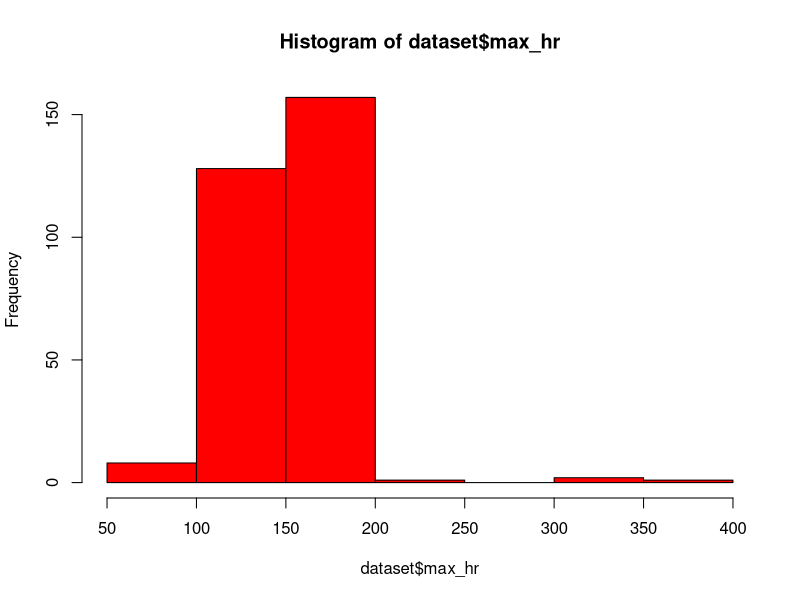
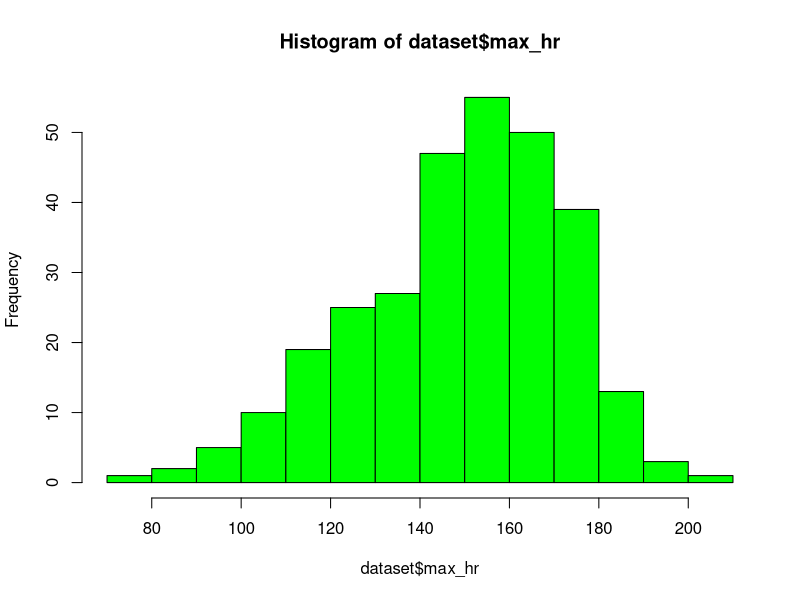
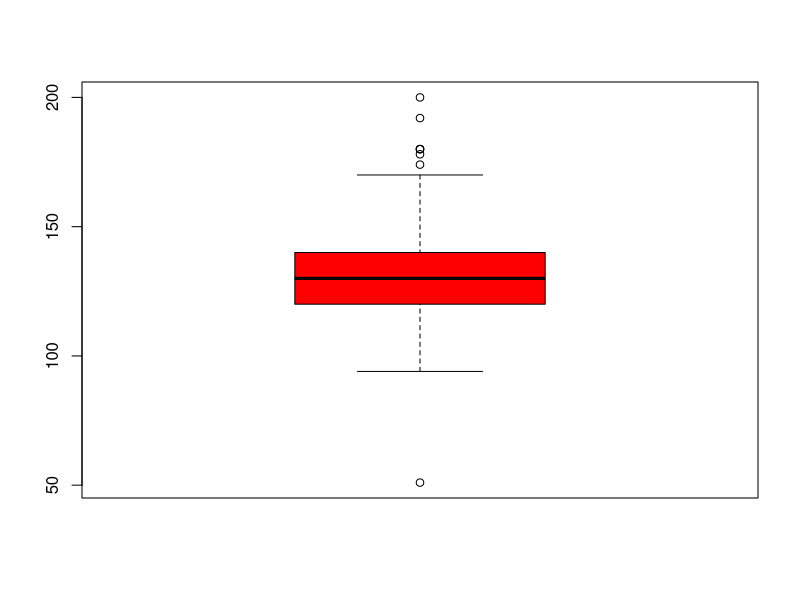
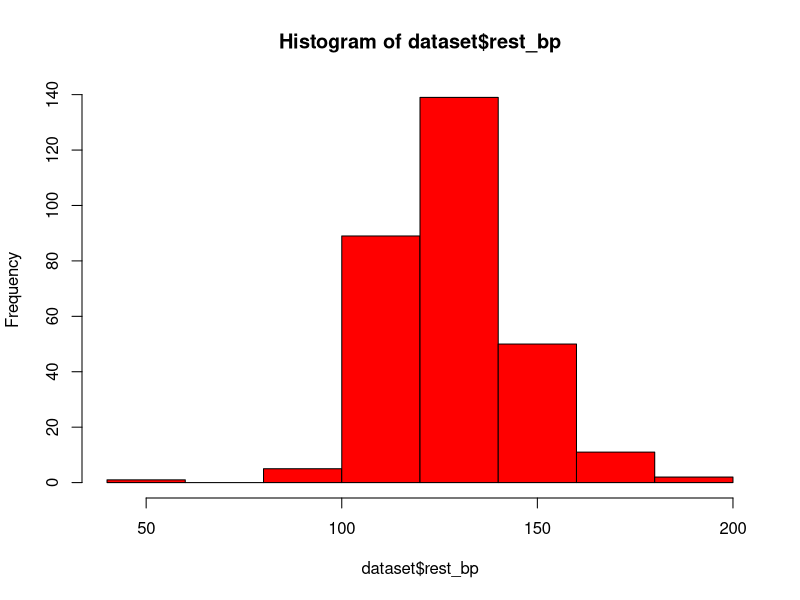
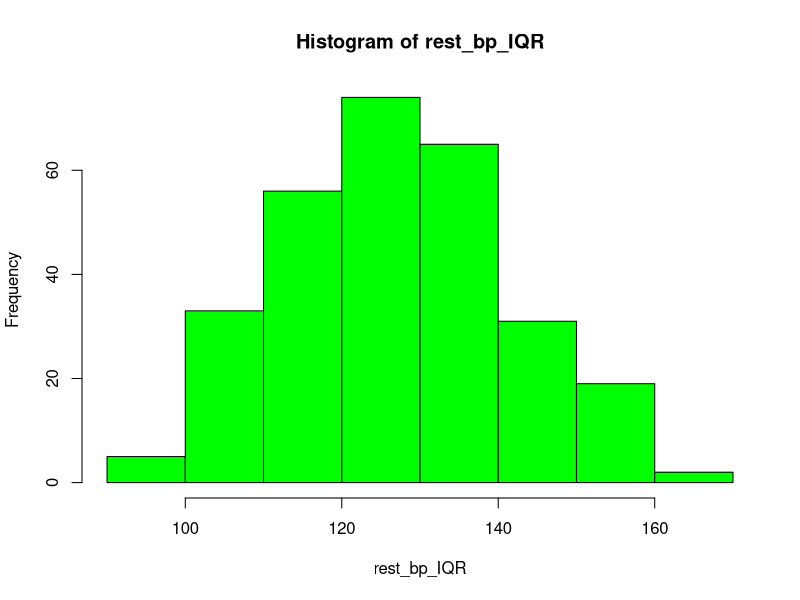
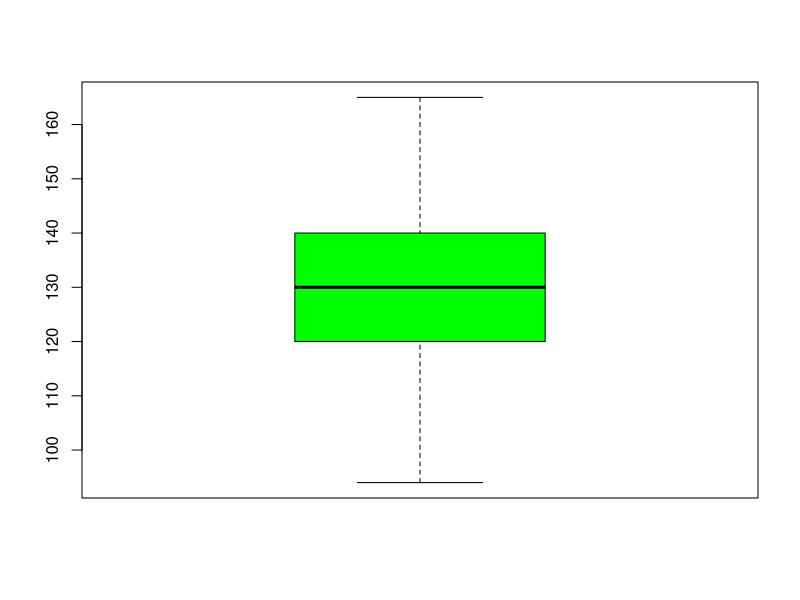
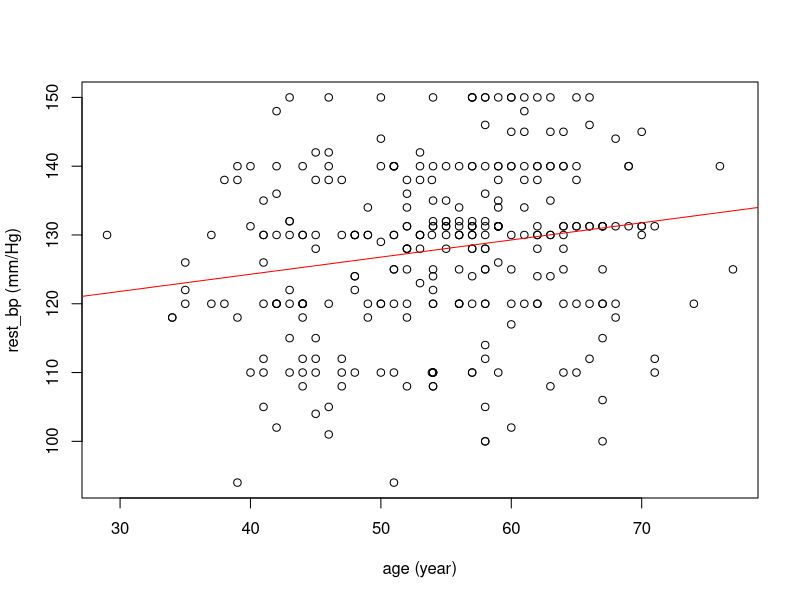
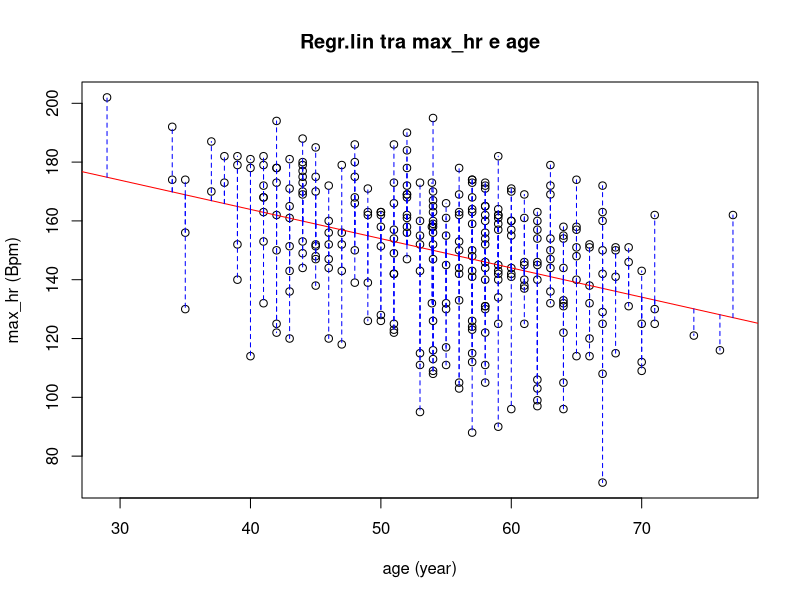

Source code (R) for these figures, in order:


# 1.Caricare il dataset heart.csv e analizzarne dettagliatamente la struttura.


dataset <- read.csv("heart.csv", header = TRUE, stringsAsFactors = FALSE)
str (dataset)
View(dataset)




# 1.1 Controllare se sono presenC valori NA e, nel caso, rimuoverli.


controllo_isn <- function(dataset)
{
  count_isn <- sum(is.na(dataset))
  if (count_isn > 0 )
  {
    print("nel database sono presenti i valori NULL")
    count_isn
  }
  else
  {
    print("nel dataset non sono presenti valori NULL!")
  }
}
# questo ciclo if fatto sopra mi stampa a video se ci sono o meno dei valori NULL nel dataset





controllo_isn(dataset) 


# 2.1 Rimuovere le colonne ritenute non necessarie.



dataset <- na.omit(dataset) 




# elimino anche la colonna X perchè da me ritenuta inutile
dataset <- subset(dataset, select = - x)





# Rinominare le colonne in maniera appropriata e descrivere, tramite un commento
# testuale, il tipo di ogni attributo (nominale, ordinale, di intervallo o di rapporto).




# stampo inizialmente il mio dataset per controllare se vanno rinominate
# le colonne in modo appropriato
str(dataset)




# 3.Rinominare le colonne in maniera appropriata e descrivere il tipo di ogni attributo
# (nominale, ordinale, di intervallo o di rapporto).




names(dataset)[names(dataset) == "cp"] <- "chest_pain"


names(dataset)[names(dataset) == "trestbps"] <- "rest_bp"


names(dataset)[names(dataset) == "chol"] <- "cholesterol"


names(dataset)[names(dataset) == "thalach"] <- "max_hr"


names(dataset)[names(dataset) == "exang"] <- "exercise_angina"


names(dataset)[names(dataset) == "thal"] <- "thalassemia"


names(dataset)[names(dataset) == "target"] <- "heart_disease"


names(dataset)[names(dataset) == "ca"] <- "n_vessels"


names(dataset)[names(dataset) == "restecg"] <- "rest_ecg"



# $ age            : int  63 37 41 56 57 57 56 44 52 57 ...           ORDINALE
# $ sex            : chr  "1" "1" "0" "1" ...                         NOMINALE
# $ chest_pain     : int  3 2 1 1 0 0 1 1 2 2 ...                     NOMINALE
# $ rest_bp        : int  145 130 130 120 120 140 140 120 51 150 ...  DI RAPPORTO
# $ cholesterol    : chr  "233" "250" "204" "236" ...                 DI INTERVALLO
# $ fbs            : int  1 0 0 0 0 0 0 0 1 0 ...                     DI RAPPORTO
# $ rest_ecg       : int  0 1 0 1 1 1 0 1 1 1 ...                     NOMINALE
# $ max_hr         : int  150 187 172 178 163 148 153 173 162 174 ... DI INTERVALLO
# $ exercise_angina: int  0 0 0 0 1 0 0 0 0 0 ...                     NOMINALE
# $ oldpeak        : num  2.3 3.5 1.4 0.8 0.6 0.4 1.3 0 0.5 1.6 ...   ORDINALE
# $ slope          : int  0 0 2 2 2 1 1 2 2 2 ...                     NOMINALE
# $ n_vessels      : int  0 0 0 0 0 0 0 0 0 0 ...                     ORDINALE
# $ thalassemia    : int  1 2 2 2 2 1 2 3 3 2 ...                     NOMINALE
# $ heart_disease  : int  1 1 1 1 1 1 1 1 1 1 ...                     NOMINALE





# 2.Trasformare i dati in modo che siano tecnicamente corretti.



#sex
dataset$sex[(dataset$sex == "0")] <- "F"
dataset$sex[(dataset$sex == "1")] <- "M" 
dataset$sex <- as.factor(dataset$sex)


# chest pain
dataset$chest_pain <- as.factor(dataset$chest_pain)


# colesterolo
dataset$cholesterol[(dataset$cholesterol == "undefined")] <- median(dataset$cholesterol)
dataset$cholesterol <- as.integer(dataset$cholesterol)


#fbs glicemia
dataset$fbs <- as.factor(dataset$fbs)


#rest electrocardiogramma
dataset$rest_ecg <- as.factor(dataset$rest_ecg)


#ex angina
dataset$exercise_angina <- as.factor(dataset$exercise_angina)


# slope
dataset$slope <- as.factor(dataset$slope)


# thalassemia
dataset$thalassemia <- as.factor(dataset$thalassemia)


# heart disease
dataset$heart_disease <- as.factor(dataset$heart_disease)


str(dataset)


# 4.Rinominare i livelli dei fattori in maniera appropriata, se necessario.


# levels for chest pain
levels(dataset$chest_pain)[levels(dataset$chest_pain)== 0 ] <- "asymptomatic"
levels(dataset$chest_pain)[levels(dataset$chest_pain)== 1 ] <- "nontypical_angina"
levels(dataset$chest_pain)[levels(dataset$chest_pain)== 2 ] <- "nonanginal_pain"
levels(dataset$chest_pain)[levels(dataset$chest_pain)== 3 ] <- "typical_angina"


# levels for fbs
levels(dataset$fbs)[levels(dataset$fbs)== 0 ] <- "False"
levels(dataset$fbs)[levels(dataset$fbs)== 1 ] <- "True"


# levels for rest_ecg
levels(dataset$rest_ecg)[levels(dataset$rest_ecg)== 0 ] <- "Ventricular_hypertrophy"
levels(dataset$rest_ecg)[levels(dataset$rest_ecg)== 1 ] <- "Normal"
levels(dataset$rest_ecg)[levels(dataset$rest_ecg)== 2 ] <- "Anomaly"


# levels for exer angina
levels(dataset$exercise_angina)[levels(dataset$exercise_angina)== 0 ] <- "No"
levels(dataset$exercise_angina)[levels(dataset$exercise_angina)== 1 ] <- "Yes"


# levels for slope
levels(dataset$slope)[levels(dataset$slope)== 0 ] <- "Descending"
levels(dataset$slope)[levels(dataset$slope)== 1 ] <- "Flat"
levels(dataset$slope)[levels(dataset$slope)== 2 ] <- "Ascending"


# levels for thalessimia
levels(dataset$thalassemia)[levels(dataset$thalassemia)== 0 ] <- "non_existent"
levels(dataset$thalassemia)[levels(dataset$thalassemia)== 1 ] <- "defect_corrected"
levels(dataset$thalassemia)[levels(dataset$thalassemia)== 2 ] <- "normal_blood"
levels(dataset$thalassemia)[levels(dataset$thalassemia)== 3 ] <- "reversible_defect"


# levels for heart disease
levels(dataset$heart_disease)[levels(dataset$heart_disease)==0] <- "Yes"
levels(dataset$heart_disease)[levels(dataset$heart_disease)==1] <- "No"


str(dataset)
# 5.Descrivere brevemente gli attributi.



# età: l'età della persona in anni
# sesso: il sesso della persona (1 = maschio, 0 = femmina)
# cp: tipo di dolore toracico - Valore 0: asintomatico - Valore 1: angina atipica - Valore 2: dolore non anginoso - Valore 3: angina tipica
# trestbps: la pressione sanguigna a riposo della persona (mm Hg al momento del ricovero in ospedale)
# chol: misura del colesterolo della persona in mg / dl
# fbs: glicemia a digiuno della persona (> 120 mg / dl, 1 = vero; 0 = falso)
# restecg: risultati elettrocardiografici a riposo - Valore 0: mostra probabile o definita ipertrofia ventricolare sinistra secondo i criteri di Estes - Valore 1: normale - Valore 2: con anomalia dell'onda ST-T (inversioni dell'onda T e / o elevazione o depressione ST> 0,05 mV )
# thalach: la frequenza cardiaca massima raggiunta dalla persona
# exang: angina indotta dall'esercizio (1 = si; 0 = no)
# oldpeak: depressione ST indotta dall'esercizio rispetto al riposo ("ST" si riferisce alle posizioni sul grafico ECG. Vedi di più qui)
# pendenza: la pendenza del segmento ST dell'esercizio di punta - 0: discesa; 1: piatto; 2: in salita 0: in discesa; 1: piatto; 2: rialzo
# ca: il numero di navi principali (0-3)
# tal: una malattia del sangue chiamata talassemia Valore 0: NULL (eliminato dal dataset precedente Valore 1: difetto corretto (nessun flusso sanguigno in alcune parti del cuore) Valore 2: flusso sanguigno normale Valore 3: difetto reversibile (si osserva un flusso sanguigno ma non è normale)
# target: malattie cardiache (1 = no, 0 = sì)


# 1.Trasformare i dati in modo che siano consistenti. Assumere, ad esempio, che la
# frequenza cardiaca massima non possa essere superiore a 222, sostituendo i valori
# maggiori di 222 con il valore medio della variabile.



hist(dataset$max_hr, col = "red")
dataset$max_hr[dataset$max_hr > 222] <- mean(dataset$max_hr)
hist(dataset$max_hr,  col= "green")





# 2.Trasformare i dati in modo che siano consistenti. Assumere come outlier, ad
# esempio, i valori relativi alla pressione sanguigna a riposo che non rispettano la
# 1.5xIQR Rule. Individuare e rimuovere tali valori.



boxplot(dataset$rest_bp, col = c("red"))
hist(dataset$rest_bp, col = "red")
Q3 <- quantile(dataset$rest_bp, 0.75)
Q1 <- quantile(dataset$rest_bp, 0.25)




IQR<-(Q3-Q1)
left<- (Q1-(1.5*IQR))
right<- (Q3+(1.5*IQR))



rest_bp_IQR <- dataset$rest_bp[dataset$rest_bp > left & dataset$rest_bp < right]



hist(rest_bp_IQR, col = "green")
boxplot(rest_bp_IQR, col = "green")





# 3.Trasformare i dati in modo che siano consistenti. Sono necessarie altre
# trasformazioni? Se si, quali?
View(dataset)
summary(dataset$age)


dataset$age <- as.integer(dataset$age)
dataset$age[dataset$age < 0 | dataset$age > 120] <- mean(dataset$age)


summary(dataset$age)


summary(dataset$rest_bp)


dataset$rest_bp[dataset$rest_bp < 70 | dataset$rest_bp > 150] <- mean(dataset$rest_bp)


summary(dataset$rest_bp)
View(dataset)

#   4.Visualizzare, prima e dopo le trasformazioni, i grafici ritenuti più opportuni.
#    5. analisi descrittiva con i grafici


# 1. Analizzare la relazione tra due variabili del dataset attraverso la regressione lineare semplice e determinare: 
# • il grafico del modello; 
# • il coefficiente angolare e l’intercetta (interpretabile) della retta di regressione; 
# • il tipo di relazione tramite re la bontà del modello tramite R!; 
# • l’analisi dei residui e la distribuzione in quantili, con i relativi grafici. 

summary(dataset$age)
# Min. 1st Qu.  Median    Mean 3rd Qu.    Max. 
# 29.00   48.00   55.00   54.49   61.00   77.00

summary(dataset$rest_bp)
# Min. 1st Qu.  Median    Mean 3rd Qu.    Max. 
# 94.0   120.0   130.0   127.9   138.0   150.0 


# regressione lineare tra rest_bp e age
# importante l'unità di misura!!!
plot(dataset$age, dataset$rest_bp, xlab = "age (year)", ylab= "rest_bp (mm/Hg)")

# invertire l'ordine!
reg0 <- lm(dataset$rest_bp ~ dataset$age)

# per disegnare la retta di regressione lineare
abline (reg0, col = "red")

# reg0 --> abbiamo visto che tra age e rest_bp non c'è correlazione
# Call:
#   lm(formula = dataset$rest_bp ~ dataset$age)
# 
# Coefficients:
#   (Intercept)  dataset$age  
# 114.3157       0.2495  


summary(dataset$age)
# Min. 1st Qu.  Median    Mean 3rd Qu.    Max. 
# 29.00   48.00   55.00   54.49   61.00   77.00

summary(dataset$max_hr)
# Min. 1st Qu.  Median    Mean 3rd Qu.    Max. 
# 71.0   134.0   152.0   149.5   166.0   202.0 


# regressione lineare tra max_hr e age
# importante l'unità di misura!!!
plot(dataset$age, dataset$max_hr, xlab = "age (year)", ylab= "max_hr (Bpm)")

# invertire l'ordine!
reg0 <- lm(dataset$max_hr ~ dataset$age)

# per disegnare la retta di regressione lineare
abline (reg0, col = "red")


# per visualizzare i residui
# x di partenza, y di partenza
# x di arrivo, y di arrivo
# colore, tipo tratto

segments(dataset$age, fitted(reg0), dataset$age, dataset$max_hr, col = "blue", lty = 2)
title(main = "Regr.lin tra max_hr e age")

summary(reg0)

# Call:
#   lm(formula = dataset$max_hr ~ dataset$age)
# 
# Residuals:
#   Min      1Q  Median      3Q     Max 
# -66.030 -11.919   4.046  16.010  45.036 
# 
# Coefficients:
#   Estimate Std. Error t value Pr(>|t|)    
# (Intercept) 203.6911     7.6023  26.793  < 2e-16 ***
#   dataset$age  -0.9949     0.1377  -7.226 4.27e-12 ***
#   ---
#   Signif. codes:  0 ‘***’ 0.001 ‘**’ 0.01 ‘*’ 0.05 ‘.’ 0.1 ‘ ’ 1
# 
# Residual standard error: 21.16 on 295 degrees of freedom
# Multiple R-squared:  0.1504,	Adjusted R-squared:  0.1475 
# F-statistic: 52.21 on 1 and 295 DF,  p-value: 4.275e-12



# calcolo il coefficiente di correlazione lineare
r0 <- cor(dataset$max_hr, dataset$age)
r0
# [1] -0.3877871

# R^2 = 0.1503788 coefficiente di determinazione
rq0 <- r0^2
rq0
# [1] 0.1503788

r0 <- cov(dataset$max_hr, dataset$age) / (sd(dataset$max_hr) * sd(dataset$age))
r0
r0^2


# analisi dei residui


plot(reg0$fitted, reg0$residuals, main = "Residui")
abline(0,0)

# distribuzione in quantili confrontabile con
# quella di una normale

qqnorm(reg0$residuals)
qqline(reg0$residuals)


# 2. Creare un data frame contenente 10 osservazioni (non presenti nel dataset) ed effettuare delle previsioni.


altezza <- c(174, 166, 173, 171, 168, 167, 165,
             164, 181, 185)
summary(altezza)
## Min. 1st Qu. Median Mean 3rd Qu.
# Max.
## 164.0 166.2 169.5 171.4 173.8 185.0

peso <- c(75, 63, 70, 71, 68, 68, 64, 60, 86, 91)
summary(peso)




# 1. Applicare un modello di Machine Learning a scelta, misurandone l’accuratezza sul test set. 
# 2. Descrivere brevemente il funzionamento del modello scelto.



























